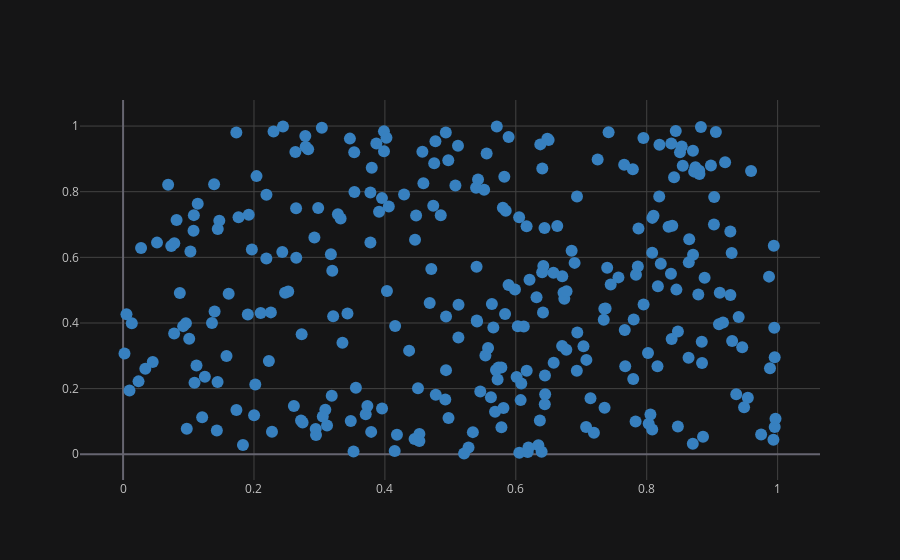

The cell this chart's notebook holds for it:
### Code cell
# using mode parameters

cf.set_config_file(theme = 'solar')
df.iplot(x = 'a',y = 'b',mode = 'markers',color = 'blue')

### Figure 1 — Plotly figure (JSON) as saved in the notebook; plotly's stock layout.template omitted (floating-point values rounded to 4 significant figures; data arrays with more than 128 entries replaced by an {"elided": "..."} marker saying what was removed)
{"data": [{"line": {"color": "rgba(55, 128, 191, 1.0)", "dash": "solid", "shape": "linear", "width": 1.3}, "marker": {"size": 12, "symbol": "circle"}, "mode": "markers", "name": "b", "text": "", "type": "scatter", "x": {"elided": "300 float values"}, "y": {"elided": "300 float values"}}], "layout": {"autosize": true, "legend": {"bgcolor": "#151516", "font": {"color": "#D9D9D9"}}, "paper_bgcolor": "#151516", "plot_bgcolor": "#151516", "title": {"font": {"color": "#D9D9D9"}}, "xaxis": {"autorange": true, "gridcolor": "#434343", "range": [-0.06416, 1.063], "showgrid": true, "tickfont": {"color": "#C2C2C2"}, "title": {"font": {"color": "#D9D9D9"}, "text": ""}, "type": "linear", "zerolinecolor": "#666570"}, "yaxis": {"autorange": true, "gridcolor": "#434343", "range": [-0.1094, 1.11], "showgrid": true, "tickfont": {"color": "#C2C2C2"}, "title": {"font": {"color": "#D9D9D9"}, "text": ""}, "type": "linear", "zerolinecolor": "#666570"}}}
